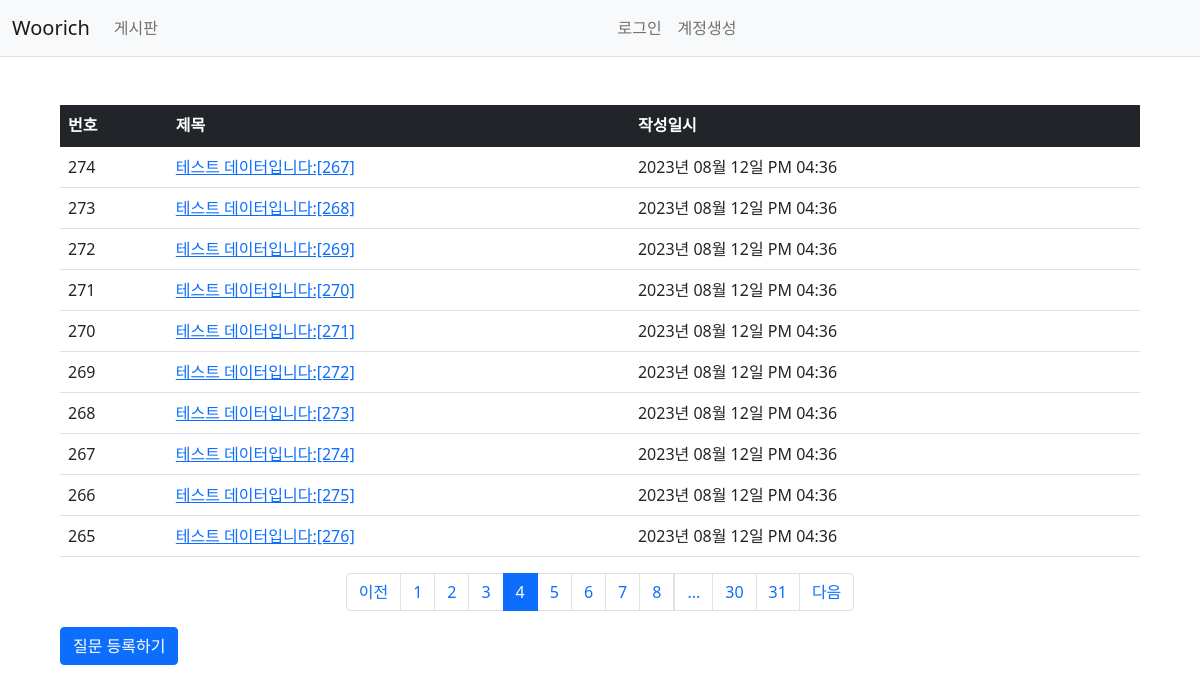
Screenshot of /question/list/?page=4 with the database file from the repository.
### woorichApp/models.py (models this page shows)
class Question(db.Model):
    id = db.Column(db.Integer, primary_key=True)
    subject = db.Column(db.String(200), nullable=False)
    content = db.Column(db.Text(), nullable=False)
    create_date = db.Column(db.DateTime(), nullable=False)

### woorichApp/views/question_views.py (the view)
@bp.route('/list/')
def _list():
    page = request.args.get('page', type=int, default=1)  # 페이지
    question_list = Question.query.order_by(Question.create_date.desc())
    question_list = question_list.paginate(page=page, per_page=10)
    return render_template('question/question_list.html', question_list=question_list)

### woorichApp/filter.py (called while the page is built)
def format_datetime(value, fmt='%Y년 %m월 %d일 %p %I:%M'):
    return value.strftime(fmt)

### woorichApp/views/auth_views.py (called while the page is built)
@bp.before_app_request
def load_logged_in_user():
    user_id = session.get('user_id')
    if user_id is None:
        g.user = None
    else:
        g.user = User.query.get(user_id)

### woorichApp/templates/question/question_list.html (shortened to what this page needs)
{% extends 'layouts/base.html' %}
{% block content %}
<div class="container my-3">
    <table class="table">
        <thead>
        <tr class="table-dark">
            <th>번호</th>
            <th>제목</th>
            <th>작성일시</th>
        </tr>
        </thead>
        <tbody>
        {% if question_list %}
        {% for question in question_list.items %}
        <tr>
            <td>{{ question_list.total - ((question_list.page-1) * question_list.per_page) - loop.index0 }}</td>
            <td>
                <a href="{{ url_for('question.detail', question_id=question.id) }}">{{ question.subject }}</a>
            </td>
            <td>{{ question.create_date|datetime }}</td>
        </tr>
        {% endfor %}
        {% else %}
        <tr>
            <td colspan="3">질문이 없습니다.</td>
        </tr>
        {% endif %}
        </tbody>
    </table>
    <ul class="pagination justify-content-center">
        {% if question_list.has_prev %}
        <li class="page-item">
            <a class="page-link" href="?page={{ question_list.prev_num }}">이전</a>
        </li>
        {% else %}
        <li class="page-item disabled">
            <a class="page-link" tabindex="-1" aria-disabled="true" href="javascript:void(0)">이전</a>
        </li>
        {% endif %}
        {% for page_num in question_list.iter_pages() %}
        {% if page_num %}
        {% if page_num != question_list.page %}
        <li class="page-item">
            <a class="page-link" href="?page={{ page_num }}">{{ page_num }}</a>
        </li>
        {% else %}
        <li class="page-item active" aria-current="page">
            <a class="page-link" href="javascript:void(0)">{{ page_num }}</a>
        </li>
        {% endif %}
        {% else %}
        <li class="disabled">
            <a class="page-link" href="javascript:void(0)">...</a>
        </li>
        {% endif %}
        {% endfor %}
        {% if question_list.has_next %}
        <li class="page-item">
            <a class="page-link" href="?page={{ question_list.next_num }}">다음</a>
        </li>
        {% else %}
        <li class="page-item disabled">
            <a class="page-link" tabindex="-1" aria-disabled="true" href="javascript:void(0)">다음</a>
        </li>
        {% endif %}
    </ul>
        <a href="{{ url_for('question.create') }}" class="btn btn-primary">질문 등록하기</a>
</div>
{% endblock %}

### rows the page displays
Question: total "274", subject "테스트 데이터입니다:[267]", create_date "2023년 08월 12일 PM 04:36"
Question: id "273", subject "테스트 데이터입니다:[268]", create_date "2023년 08월 12일 PM 04:36"
Question: total "272", subject "테스트 데이터입니다:[269]", create_date "2023년 08월 12일 PM 04:36"
Question: total "271", subject "테스트 데이터입니다:[270]", create_date "2023년 08월 12일 PM 04:36"
Question: total "270", subject "테스트 데이터입니다:[271]", create_date "2023년 08월 12일 PM 04:36"
Question: total "269", subject "테스트 데이터입니다:[272]", create_date "2023년 08월 12일 PM 04:36"
Question: total "268", subject "테스트 데이터입니다:[273]", create_date "2023년 08월 12일 PM 04:36"
Question: total "267", subject "테스트 데이터입니다:[274]", create_date "2023년 08월 12일 PM 04:36"
Question: total "266", subject "테스트 데이터입니다:[275]", create_date "2023년 08월 12일 PM 04:36"
Question: total "265", subject "테스트 데이터입니다:[276]", create_date "2023년 08월 12일 PM 04:36"

### other values shown
{{ page_num }} "1" "2" "3" "5" "6" "7" "8" "30" "31"
{{ page_num }} "4"
